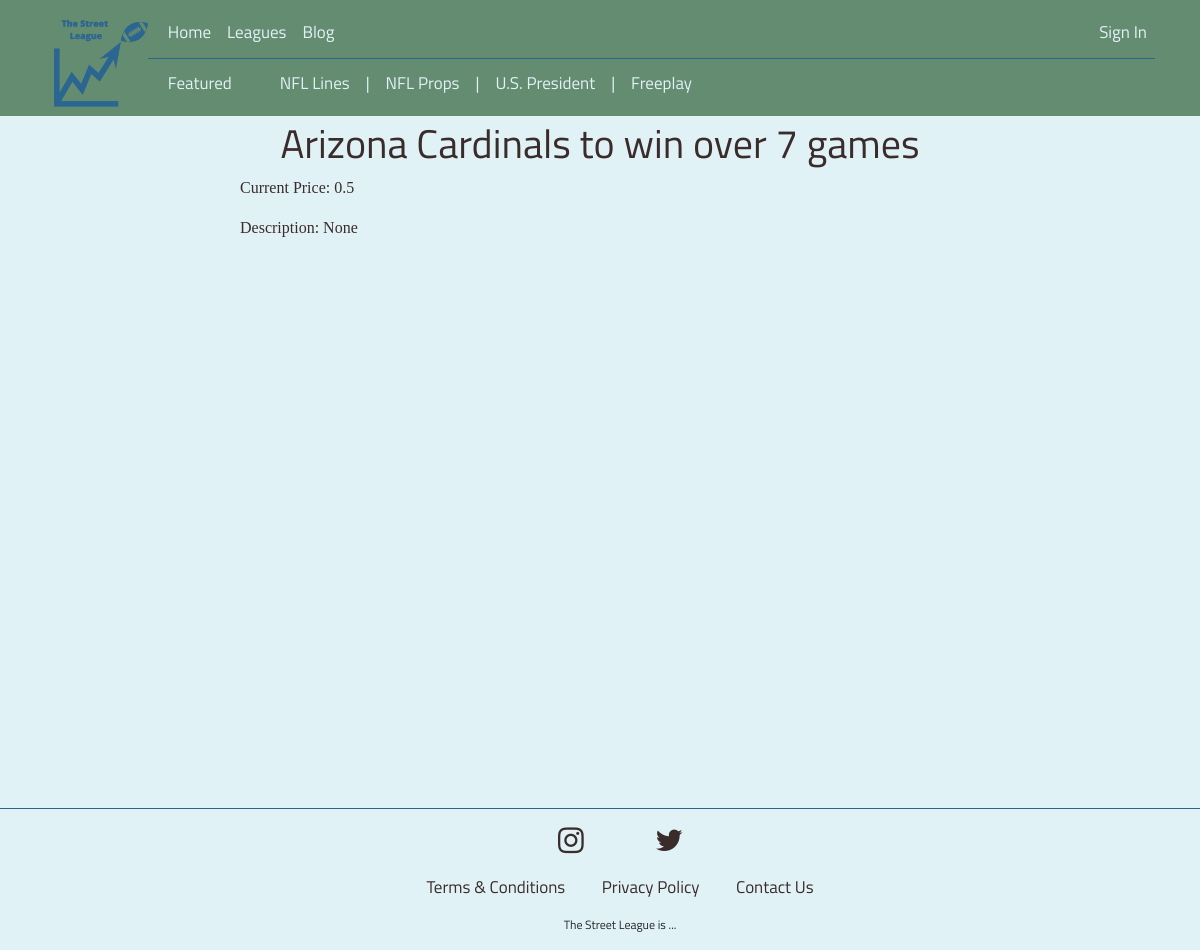
Page /league/stock_detail/257 on the committed database.
### fantasyworld/models.py (models this page shows, shortened)
class Stock(models.Model):
	stock_set = models.ForeignKey(StockSet, on_delete = models.CASCADE)
	name = models.CharField(max_length=100,  default="Untitled")
	price = models.FloatField()
	transactions = models.ManyToManyField(Team, through = 'StockTransaction',
		default=None)
	description = models.CharField(max_length=1000, null=True, blank=True)
	stock_type = models.CharField(max_length=100, default='Generic')

### fantasyworld/views/stock_views.py (the view)
# urls.py: path('league/stock_detail/<int:stock_id>', views.stock_detail,
def stock_detail(request, stock_id):
	stock = Stock.objects.get(pk=stock_id)
	return render(request, 'fantasyworld/stock_detail.html',
		context = {'stock': stock})

### fantasyworld/templates/fantasyworld/stock_detail.html
{% extends 'fantasyworld/bases/base.html' %}
{% block content %}
<h1>{{stock.name}}</h1>
<p> Current Price: {{stock.price}} </p>
<p> Description: {{stock.description}}</p>
{% endblock %}

### fantasyworld/static/fantasyworld/style.css (style rules this page uses)
p, li { font-family: "Open-Sans"; color: #3A2C2A; }
h1, h2, h3, h4, h5, h6 { font-family: "Titillium Web"; color: #3A2C2A; }
h1, h3, h5 { text-align: center; }
body { background-color: #E1F2F7; padding-top: 120px; }

### rows in the picture
Stock: name "Arizona Cardinals to win over 7 games", price "0.5", description "None"
